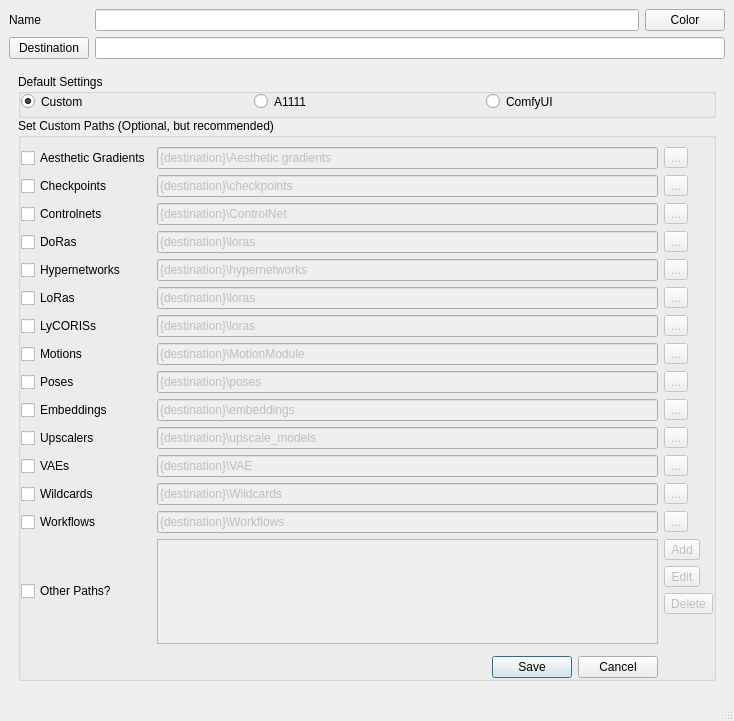
<?xml version="1.0" encoding="UTF-8"?>
<ui version="4.0">
 <class>w_instance</class>
 <widget class="QMainWindow" name="w_instance">
  <property name="geometry">
   <rect>
    <x>0</x>
    <y>0</y>
    <width>734</width>
    <height>721</height>
   </rect>
  </property>
  <property name="windowTitle">
   <string>Add Instance</string>
  </property>
  <widget class="QWidget" name="centralwidget">
   <layout class="QGridLayout" name="gridLayout_2">
    <item row="1" column="1" colspan="2">
     <widget class="QLineEdit" name="le_destination"/>
    </item>
    <item row="1" column="0">
     <widget class="QPushButton" name="pb_destination">
      <property name="minimumSize">
       <size>
        <width>0</width>
        <height>0</height>
       </size>
      </property>
      <property name="maximumSize">
       <size>
        <width>125</width>
        <height>16777215</height>
       </size>
      </property>
      <property name="text">
       <string>Destination</string>
      </property>
     </widget>
    </item>
    <item row="0" column="2">
     <widget class="QPushButton" name="pb_color">
      <property name="minimumSize">
       <size>
        <width>0</width>
        <height>0</height>
       </size>
      </property>
      <property name="maximumSize">
       <size>
        <width>125</width>
        <height>16777215</height>
       </size>
      </property>
      <property name="text">
       <string>Color</string>
      </property>
     </widget>
    </item>
    <item row="0" column="0">
     <widget class="QLabel" name="label">
      <property name="text">
       <string>Name</string>
      </property>
     </widget>
    </item>
    <item row="0" column="1">
     <widget class="QLineEdit" name="le_name">
      <property name="font">
       <font>
        <bold>true</bold>
       </font>
      </property>
     </widget>
    </item>
    <item row="2" column="0" colspan="3">
     <widget class="QFrame" name="frame">
      <layout class="QGridLayout" name="gridLayout">
       <property name="spacing">
        <number>0</number>
       </property>
       <item row="1" column="0">
        <widget class="QGroupBox" name="groupBox">
         <property name="title">
          <string>Set Custom Paths (Optional, but recommended)</string>
         </property>
         <property name="flat">
          <bool>true</bool>
         </property>
         <layout class="QGridLayout" name="gridLayout_3">
          <property name="leftMargin">
           <number>0</number>
          </property>
          <property name="rightMargin">
           <number>0</number>
          </property>
          <property name="bottomMargin">
           <number>0</number>
          </property>
          <item row="13" column="2">
           <widget class="QToolButton" name="toolButton_15">
            <property name="enabled">
             <bool>false</bool>
            </property>
            <property name="text">
             <string>...</string>
            </property>
           </widget>
          </item>
          <item row="8" column="2">
           <widget class="QToolButton" name="toolButton_10">
            <property name="enabled">
             <bool>false</bool>
            </property>
            <property name="text">
             <string>...</string>
            </property>
           </widget>
          </item>
          <item row="1" column="2">
           <widget class="QToolButton" name="toolButton_2">
            <property name="enabled">
             <bool>false</bool>
            </property>
            <property name="text">
             <string>...</string>
            </property>
           </widget>
          </item>
          <item row="1" column="0">
           <widget class="QCheckBox" name="checkBox_2">
            <property name="text">
             <string>Checkpoints</string>
            </property>
           </widget>
          </item>
          <item row="0" column="0">
           <widget class="QCheckBox" name="checkBox">
            <property name="minimumSize">
             <size>
              <width>0</width>
              <height>15</height>
             </size>
            </property>
            <property name="statusTip">
             <string>Enable Aesthetic Gradients Path</string>
            </property>
            <property name="text">
             <string>Aesthetic Gradients</string>
            </property>
           </widget>
          </item>
          <item row="0" column="2">
           <widget class="QToolButton" name="toolButton">
            <property name="enabled">
             <bool>false</bool>
            </property>
            <property name="statusTip">
             <string>Aesthetic Gradients</string>
            </property>
            <property name="text">
             <string>...</string>
            </property>
           </widget>
          </item>
          <item row="4" column="1">
           <widget class="QLineEdit" name="lineEdit_5">
            <property name="enabled">
             <bool>false</bool>
            </property>
            <property name="toolTip">
             <string>&lt;html&gt;&lt;head/&gt;&lt;body&gt;&lt;p&gt;Activate this path with checkbox to the left, change path with button to the right.&lt;/p&gt;&lt;/body&gt;&lt;/html&gt;</string>
            </property>
            <property name="text">
             <string>{destination}\hypernetworks</string>
            </property>
           </widget>
          </item>
          <item row="15" column="0">
           <widget class="QCheckBox" name="checkBox_16">
            <property name="text">
             <string>Other Paths?</string>
            </property>
           </widget>
          </item>
          <item row="4" column="2">
           <widget class="QToolButton" name="toolButton_5">
            <property name="enabled">
             <bool>false</bool>
            </property>
            <property name="text">
             <string>...</string>
            </property>
           </widget>
          </item>
          <item row="10" column="1">
           <widget class="QLineEdit" name="lineEdit_12">
            <property name="enabled">
             <bool>false</bool>
            </property>
            <property name="toolTip">
             <string>&lt;html&gt;&lt;head/&gt;&lt;body&gt;&lt;p&gt;Activate this path with checkbox to the left, change path with button to the right.&lt;/p&gt;&lt;/body&gt;&lt;/html&gt;</string>
            </property>
            <property name="text">
             <string>{destination}\upscale_models</string>
            </property>
           </widget>
          </item>
          <item row="11" column="0">
           <widget class="QCheckBox" name="checkBox_13">
            <property name="text">
             <string>VAEs</string>
            </property>
           </widget>
          </item>
          <item row="12" column="1">
           <widget class="QLineEdit" name="lineEdit_14">
            <property name="enabled">
             <bool>false</bool>
            </property>
            <property name="toolTip">
             <string>&lt;html&gt;&lt;head/&gt;&lt;body&gt;&lt;p&gt;Activate this path with checkbox to the left, change path with button to the right.&lt;/p&gt;&lt;/body&gt;&lt;/html&gt;</string>
            </property>
            <property name="text">
             <string>{destination}\Wildcards</string>
            </property>
           </widget>
          </item>
          <item row="3" column="0">
           <widget class="QCheckBox" name="checkBox_4">
            <property name="text">
             <string>DoRas</string>
            </property>
           </widget>
          </item>
          <item row="9" column="2">
           <widget class="QToolButton" name="toolButton_11">
            <property name="enabled">
             <bool>false</bool>
            </property>
            <property name="text">
             <string>...</string>
            </property>
           </widget>
          </item>
          <item row="12" column="0">
           <widget class="QCheckBox" name="checkBox_14">
            <property name="text">
             <string>Wildcards</string>
            </property>
           </widget>
          </item>
          <item row="10" column="0">
           <widget class="QCheckBox" name="checkBox_12">
            <property name="text">
             <string>Upscalers</string>
            </property>
           </widget>
          </item>
          <item row="11" column="1">
           <widget class="QLineEdit" name="lineEdit_13">
            <property name="enabled">
             <bool>false</bool>
            </property>
            <property name="toolTip">
             <string>&lt;html&gt;&lt;head/&gt;&lt;body&gt;&lt;p&gt;Activate this path with checkbox to the left, change path with button to the right.&lt;/p&gt;&lt;/body&gt;&lt;/html&gt;</string>
            </property>
            <property name="text">
             <string>{destination}\VAE</string>
            </property>
           </widget>
          </item>
          <item row="2" column="0">
           <widget class="QCheckBox" name="checkBox_3">
            <property name="text">
             <string>Controlnets</string>
            </property>
           </widget>
          </item>
          <item row="5" column="2">
           <widget class="QToolButton" name="toolButton_6">
            <property name="enabled">
             <bool>false</bool>
            </property>
            <property name="text">
             <string>...</string>
            </property>
           </widget>
          </item>
          <item row="12" column="2">
           <widget class="QToolButton" name="toolButton_14">
            <property name="enabled">
             <bool>false</bool>
            </property>
            <property name="text">
             <string>...</string>
            </property>
           </widget>
          </item>
          <item row="3" column="1">
           <widget class="QLineEdit" name="lineEdit_4">
            <property name="enabled">
             <bool>false</bool>
            </property>
            <property name="toolTip">
             <string>&lt;html&gt;&lt;head/&gt;&lt;body&gt;&lt;p&gt;Activate this path with checkbox to the left, change path with button to the right.&lt;/p&gt;&lt;/body&gt;&lt;/html&gt;</string>
            </property>
            <property name="text">
             <string>{destination}\loras</string>
            </property>
           </widget>
          </item>
          <item row="7" column="2">
           <widget class="QToolButton" name="toolButton_8">
            <property name="enabled">
             <bool>false</bool>
            </property>
            <property name="text">
             <string>...</string>
            </property>
           </widget>
          </item>
          <item row="2" column="1">
           <widget class="QLineEdit" name="lineEdit_3">
            <property name="enabled">
             <bool>false</bool>
            </property>
            <property name="toolTip">
             <string>&lt;html&gt;&lt;head/&gt;&lt;body&gt;&lt;p&gt;Activate this path with checkbox to the left, change path with button to the right.&lt;/p&gt;&lt;/body&gt;&lt;/html&gt;</string>
            </property>
            <property name="text">
             <string>{destination}\ControlNet</string>
            </property>
           </widget>
          </item>
          <item row="11" column="2">
           <widget class="QToolButton" name="toolButton_13">
            <property name="enabled">
             <bool>false</bool>
            </property>
            <property name="text">
             <string>...</string>
            </property>
           </widget>
          </item>
          <item row="8" column="0">
           <widget class="QCheckBox" name="checkBox_10">
            <property name="text">
             <string>Poses</string>
            </property>
           </widget>
          </item>
          <item row="13" column="1">
           <widget class="QLineEdit" name="lineEdit_15">
            <property name="enabled">
             <bool>false</bool>
            </property>
            <property name="toolTip">
             <string>&lt;html&gt;&lt;head/&gt;&lt;body&gt;&lt;p&gt;Activate this path with checkbox to the left, change path with button to the right.&lt;/p&gt;&lt;/body&gt;&lt;/html&gt;</string>
            </property>
            <property name="text">
             <string>{destination}\Workflows</string>
            </property>
           </widget>
          </item>
          <item row="7" column="0">
           <widget class="QCheckBox" name="checkBox_8">
            <property name="text">
             <string>Motions</string>
            </property>
           </widget>
          </item>
          <item row="0" column="1">
           <widget class="QLineEdit" name="lineEdit">
            <property name="enabled">
             <bool>false</bool>
            </property>
            <property name="toolTip">
             <string>&lt;html&gt;&lt;head/&gt;&lt;body&gt;&lt;p&gt;Activate this path with checkbox to the left, change path with button to the right.&lt;/p&gt;&lt;/body&gt;&lt;/html&gt;</string>
            </property>
            <property name="text">
             <string>{destination}\Aesthetic gradients</string>
            </property>
            <property name="readOnly">
             <bool>true</bool>
            </property>
           </widget>
          </item>
          <item row="10" column="2">
           <widget class="QToolButton" name="toolButton_12">
            <property name="enabled">
             <bool>false</bool>
            </property>
            <property name="text">
             <string>...</string>
            </property>
           </widget>
          </item>
          <item row="6" column="0">
           <widget class="QCheckBox" name="checkBox_7">
            <property name="text">
             <string>LyCORISs</string>
            </property>
           </widget>
          </item>
          <item row="1" column="1">
           <widget class="QLineEdit" name="lineEdit_2">
            <property name="enabled">
             <bool>false</bool>
            </property>
            <property name="toolTip">
             <string>&lt;html&gt;&lt;head/&gt;&lt;body&gt;&lt;p&gt;Activate this path with checkbox to the left, change path with button to the right.&lt;/p&gt;&lt;/body&gt;&lt;/html&gt;</string>
            </property>
            <property name="text">
             <string>{destination}\checkpoints</string>
            </property>
           </widget>
          </item>
          <item row="5" column="0">
           <widget class="QCheckBox" name="checkBox_6">
            <property name="text">
             <string>LoRas</string>
            </property>
           </widget>
          </item>
          <item row="17" column="0" colspan="2">
           <widget class="QDialogButtonBox" name="buttonBox">
            <property name="standardButtons">
             <set>QDialogButtonBox::Cancel|QDialogButtonBox::Save</set>
            </property>
           </widget>
          </item>
          <item row="9" column="0">
           <widget class="QCheckBox" name="checkBox_11">
            <property name="text">
             <string>Embeddings</string>
            </property>
           </widget>
          </item>
          <item row="9" column="1">
           <widget class="QLineEdit" name="lineEdit_11">
            <property name="enabled">
             <bool>false</bool>
            </property>
            <property name="toolTip">
             <string>&lt;html&gt;&lt;head/&gt;&lt;body&gt;&lt;p&gt;Activate this path with checkbox to the left, change path with button to the right.&lt;/p&gt;&lt;/body&gt;&lt;/html&gt;</string>
            </property>
            <property name="text">
             <string>{destination}\embeddings</string>
            </property>
           </widget>
          </item>
          <item row="8" column="1">
           <widget class="QLineEdit" name="lineEdit_10">
            <property name="enabled">
             <bool>false</bool>
            </property>
            <property name="toolTip">
             <string>&lt;html&gt;&lt;head/&gt;&lt;body&gt;&lt;p&gt;Activate this path with checkbox to the left, change path with button to the right.&lt;/p&gt;&lt;/body&gt;&lt;/html&gt;</string>
            </property>
            <property name="text">
             <string>{destination}\poses</string>
            </property>
           </widget>
          </item>
          <item row="2" column="2">
           <widget class="QToolButton" name="toolButton_3">
            <property name="enabled">
             <bool>false</bool>
            </property>
            <property name="text">
             <string>...</string>
            </property>
           </widget>
          </item>
          <item row="6" column="2">
           <widget class="QToolButton" name="toolButton_7">
            <property name="enabled">
             <bool>false</bool>
            </property>
            <property name="text">
             <string>...</string>
            </property>
           </widget>
          </item>
          <item row="6" column="1">
           <widget class="QLineEdit" name="lineEdit_7">
            <property name="enabled">
             <bool>false</bool>
            </property>
            <property name="toolTip">
             <string>&lt;html&gt;&lt;head/&gt;&lt;body&gt;&lt;p&gt;Activate this path with checkbox to the left, change path with button to the right.&lt;/p&gt;&lt;/body&gt;&lt;/html&gt;</string>
            </property>
            <property name="text">
             <string>{destination}\loras</string>
            </property>
           </widget>
          </item>
          <item row="13" column="0">
           <widget class="QCheckBox" name="checkBox_15">
            <property name="text">
             <string>Workflows</string>
            </property>
           </widget>
          </item>
          <item row="5" column="1">
           <widget class="QLineEdit" name="lineEdit_6">
            <property name="enabled">
             <bool>false</bool>
            </property>
            <property name="toolTip">
             <string>&lt;html&gt;&lt;head/&gt;&lt;body&gt;&lt;p&gt;Activate this path with checkbox to the left, change path with button to the right.&lt;/p&gt;&lt;/body&gt;&lt;/html&gt;</string>
            </property>
            <property name="text">
             <string>{destination}\loras</string>
            </property>
           </widget>
          </item>
          <item row="3" column="2">
           <widget class="QToolButton" name="toolButton_4">
            <property name="enabled">
             <bool>false</bool>
            </property>
            <property name="text">
             <string>...</string>
            </property>
           </widget>
          </item>
          <item row="15" column="2" rowspan="2">
           <widget class="QWidget" name="toolButton_16" native="true">
            <property name="enabled">
             <bool>false</bool>
            </property>
            <layout class="QVBoxLayout" name="verticalLayout">
             <property name="leftMargin">
              <number>0</number>
             </property>
             <property name="topMargin">
              <number>0</number>
             </property>
             <property name="rightMargin">
              <number>0</number>
             </property>
             <property name="bottomMargin">
              <number>0</number>
             </property>
             <item>
              <widget class="QToolButton" name="tb_add">
               <property name="text">
                <string>Add</string>
               </property>
              </widget>
             </item>
             <item>
              <widget class="QToolButton" name="tb_edit">
               <property name="text">
                <string>Edit</string>
               </property>
              </widget>
             </item>
             <item>
              <widget class="QToolButton" name="tb_delete">
               <property name="text">
                <string>Delete</string>
               </property>
              </widget>
             </item>
             <item>
              <spacer name="verticalSpacer">
               <property name="orientation">
                <enum>Qt::Vertical</enum>
               </property>
               <property name="sizeHint" stdset="0">
                <size>
                 <width>20</width>
                 <height>40</height>
                </size>
               </property>
              </spacer>
             </item>
            </layout>
           </widget>
          </item>
          <item row="7" column="1">
           <widget class="QLineEdit" name="lineEdit_8">
            <property name="enabled">
             <bool>false</bool>
            </property>
            <property name="toolTip">
             <string>&lt;html&gt;&lt;head/&gt;&lt;body&gt;&lt;p&gt;Activate this path with checkbox to the left, change path with button to the right.&lt;/p&gt;&lt;/body&gt;&lt;/html&gt;</string>
            </property>
            <property name="text">
             <string>{destination}\MotionModule</string>
            </property>
           </widget>
          </item>
          <item row="4" column="0">
           <widget class="QCheckBox" name="checkBox_5">
            <property name="text">
             <string>Hypernetworks</string>
            </property>
           </widget>
          </item>
          <item row="15" column="1">
           <widget class="QTableWidget" name="lineEdit_16">
            <property name="enabled">
             <bool>false</bool>
            </property>
            <property name="defaultDropAction">
             <enum>Qt::IgnoreAction</enum>
            </property>
            <property name="selectionBehavior">
             <enum>QAbstractItemView::SelectRows</enum>
            </property>
            <attribute name="horizontalHeaderStretchLastSection">
             <bool>true</bool>
            </attribute>
            <attribute name="verticalHeaderVisible">
             <bool>false</bool>
            </attribute>
           </widget>
          </item>
         </layout>
        </widget>
       </item>
       <item row="0" column="0">
        <widget class="QGroupBox" name="groupBox_2">
         <property name="maximumSize">
          <size>
           <width>16777215</width>
           <height>44</height>
          </size>
         </property>
         <property name="title">
          <string>Default Settings</string>
         </property>
         <property name="flat">
          <bool>true</bool>
         </property>
         <layout class="QHBoxLayout" name="horizontalLayout">
          <property name="leftMargin">
           <number>0</number>
          </property>
          <property name="topMargin">
           <number>0</number>
          </property>
          <property name="rightMargin">
           <number>0</number>
          </property>
          <property name="bottomMargin">
           <number>6</number>
          </property>
          <item>
           <widget class="QRadioButton" name="rb_custom">
            <property name="text">
             <string>Custom</string>
            </property>
            <property name="checked">
             <bool>true</bool>
            </property>
           </widget>
          </item>
          <item>
           <widget class="QRadioButton" name="rb_a1111">
            <property name="text">
             <string>A1111</string>
            </property>
           </widget>
          </item>
          <item>
           <widget class="QRadioButton" name="rb_comfyui">
            <property name="text">
             <string>ComfyUI</string>
            </property>
           </widget>
          </item>
         </layout>
        </widget>
       </item>
      </layout>
     </widget>
    </item>
   </layout>
  </widget>
  <widget class="QMenuBar" name="menubar">
   <property name="geometry">
    <rect>
     <x>0</x>
     <y>0</y>
     <width>734</width>
     <height>22</height>
    </rect>
   </property>
  </widget>
  <widget class="QStatusBar" name="statusBar"/>
 </widget>
 <tabstops>
  <tabstop>pb_destination</tabstop>
  <tabstop>le_destination</tabstop>
 </tabstops>
 <resources/>
 <connections/>
</ui>
